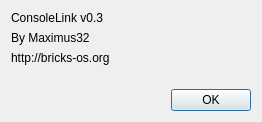
<?xml version="1.0" encoding="UTF-8"?>
<ui version="4.0">
 <class>Dialog</class>
 <widget class="QDialog" name="Dialog">
  <property name="geometry">
   <rect>
    <x>0</x>
    <y>0</y>
    <width>262</width>
    <height>122</height>
   </rect>
  </property>
  <property name="windowTitle">
   <string>About</string>
  </property>
  <layout class="QVBoxLayout" name="verticalLayout_2">
   <item>
    <layout class="QVBoxLayout" name="verticalLayout">
     <item>
      <widget class="QLabel" name="label">
       <property name="text">
        <string>ConsoleLink v0.3</string>
       </property>
      </widget>
     </item>
     <item>
      <widget class="QLabel" name="label_2">
       <property name="text">
        <string>By Maximus32 &lt;Maximus32@bricks-os.org&gt;</string>
       </property>
      </widget>
     </item>
     <item>
      <widget class="QLabel" name="label_3">
       <property name="text">
        <string>http://bricks-os.org</string>
       </property>
      </widget>
     </item>
    </layout>
   </item>
   <item>
    <spacer name="verticalSpacer">
     <property name="orientation">
      <enum>Qt::Vertical</enum>
     </property>
     <property name="sizeHint" stdset="0">
      <size>
       <width>20</width>
       <height>5</height>
      </size>
     </property>
    </spacer>
   </item>
   <item>
    <layout class="QHBoxLayout" name="horizontalLayout">
     <item>
      <spacer name="horizontalSpacer">
       <property name="orientation">
        <enum>Qt::Horizontal</enum>
       </property>
       <property name="sizeHint" stdset="0">
        <size>
         <width>40</width>
         <height>20</height>
        </size>
       </property>
      </spacer>
     </item>
     <item>
      <widget class="QPushButton" name="pushButton">
       <property name="text">
        <string>OK</string>
       </property>
      </widget>
     </item>
    </layout>
   </item>
  </layout>
 </widget>
 <resources/>
 <connections>
  <connection>
   <sender>pushButton</sender>
   <signal>clicked()</signal>
   <receiver>Dialog</receiver>
   <slot>accept()</slot>
   <hints>
    <hint type="sourcelabel">
     <x>196</x>
     <y>96</y>
    </hint>
    <hint type="destinationlabel">
     <x>130</x>
     <y>96</y>
    </hint>
   </hints>
  </connection>
 </connections>
</ui>
